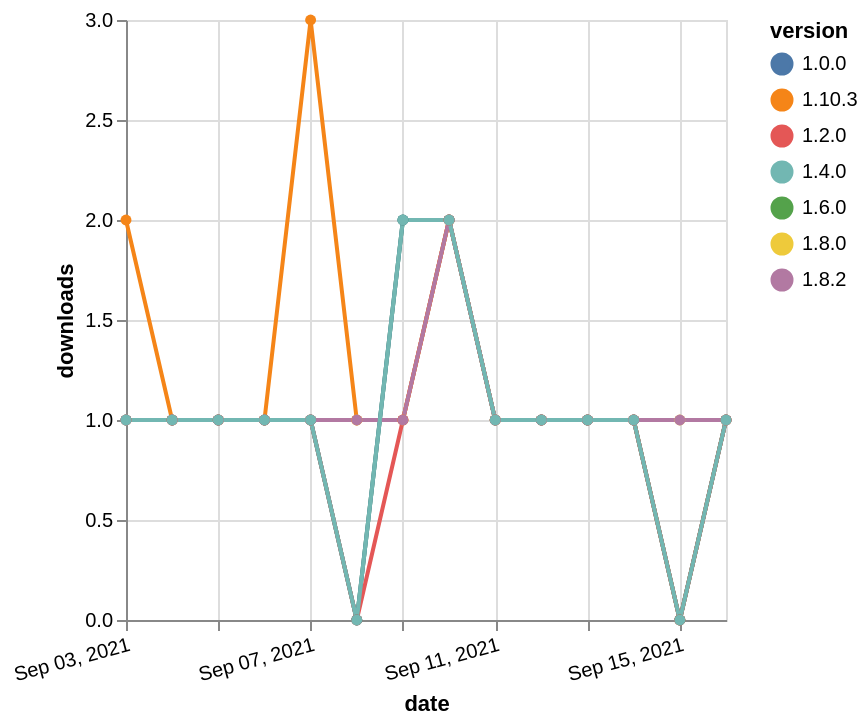

The specification (Vega-Lite) saved for this image:
### Vega-Lite specification from a JSON file in a GitHub repository (floating-point values rounded to 4 significant figures)
{"$schema": "https://vega.github.io/schema/vega-lite/v5.json", "description": "A simple bar chart with embedded data.", "data": {"values": [{"date": "2021-09-03", "total": 167, "delta": 1, "version": "1.6.0"}, {"date": "2021-09-04", "total": 168, "delta": 1, "version": "1.6.0"}, {"date": "2021-09-05", "total": 169, "delta": 1, "version": "1.6.0"}, {"date": "2021-09-06", "total": 170, "delta": 1, "version": "1.6.0"}, {"date": "2021-09-07", "total": 171, "delta": 1, "version": "1.6.0"}, {"date": "2021-09-08", "total": 171, "delta": 0, "version": "1.6.0"}, {"date": "2021-09-09", "total": 173, "delta": 2, "version": "1.6.0"}, {"date": "2021-09-10", "total": 175, "delta": 2, "version": "1.6.0"}, {"date": "2021-09-11", "total": 176, "delta": 1, "version": "1.6.0"}, {"date": "2021-09-12", "total": 177, "delta": 1, "version": "1.6.0"}, {"date": "2021-09-13", "total": 178, "delta": 1, "version": "1.6.0"}, {"date": "2021-09-14", "total": 179, "delta": 1, "version": "1.6.0"}, {"date": "2021-09-15", "total": 179, "delta": 0, "version": "1.6.0"}, {"date": "2021-09-16", "total": 180, "delta": 1, "version": "1.6.0"}, {"date": "2021-09-03", "total": 157, "delta": 1, "version": "1.8.0"}, {"date": "2021-09-04", "total": 158, "delta": 1, "version": "1.8.0"}, {"date": "2021-09-05", "total": 159, "delta": 1, "version": "1.8.0"}, {"date": "2021-09-06", "total": 160, "delta": 1, "version": "1.8.0"}, {"date": "2021-09-07", "total": 161, "delta": 1, "version": "1.8.0"}, {"date": "2021-09-08", "total": 162, "delta": 1, "version": "1.8.0"}, {"date": "2021-09-09", "total": 163, "delta": 1, "version": "1.8.0"}, {"date": "2021-09-10", "total": 165, "delta": 2, "version": "1.8.0"}, {"date": "2021-09-11", "total": 166, "delta": 1, "version": "1.8.0"}, {"date": "2021-09-12", "total": 167, "delta": 1, "version": "1.8.0"}, {"date": "2021-09-13", "total": 168, "delta": 1, "version": "1.8.0"}, {"date": "2021-09-14", "total": 169, "delta": 1, "version": "1.8.0"}, {"date": "2021-09-15", "total": 170, "delta": 1, "version": "1.8.0"}, {"date": "2021-09-16", "total": 171, "delta": 1, "version": "1.8.0"}, {"date": "2021-09-03", "total": 127, "delta": 2, "version": "1.10.3"}, {"date": "2021-09-04", "total": 128, "delta": 1, "version": "1.10.3"}, {"date": "2021-09-05", "total": 129, "delta": 1, "version": "1.10.3"}, {"date": "2021-09-06", "total": 130, "delta": 1, "version": "1.10.3"}, {"date": "2021-09-07", "total": 133, "delta": 3, "version": "1.10.3"}, {"date": "2021-09-08", "total": 134, "delta": 1, "version": "1.10.3"}, {"date": "2021-09-09", "total": 135, "delta": 1, "version": "1.10.3"}, {"date": "2021-09-10", "total": 137, "delta": 2, "version": "1.10.3"}, {"date": "2021-09-11", "total": 138, "delta": 1, "version": "1.10.3"}, {"date": "2021-09-12", "total": 139, "delta": 1, "version": "1.10.3"}, {"date": "2021-09-13", "total": 140, "delta": 1, "version": "1.10.3"}, {"date": "2021-09-14", "total": 141, "delta": 1, "version": "1.10.3"}, {"date": "2021-09-15", "total": 141, "delta": 0, "version": "1.10.3"}, {"date": "2021-09-16", "total": 142, "delta": 1, "version": "1.10.3"}, {"date": "2021-09-03", "total": 258, "delta": 1, "version": "1.0.0"}, {"date": "2021-09-04", "total": 259, "delta": 1, "version": "1.0.0"}, {"date": "2021-09-05", "total": 260, "delta": 1, "version": "1.0.0"}, {"date": "2021-09-06", "total": 261, "delta": 1, "version": "1.0.0"}, {"date": "2021-09-07", "total": 262, "delta": 1, "version": "1.0.0"}, {"date": "2021-09-08", "total": 262, "delta": 0, "version": "1.0.0"}, {"date": "2021-09-09", "total": 264, "delta": 2, "version": "1.0.0"}, {"date": "2021-09-10", "total": 266, "delta": 2, "version": "1.0.0"}, {"date": "2021-09-11", "total": 267, "delta": 1, "version": "1.0.0"}, {"date": "2021-09-12", "total": 268, "delta": 1, "version": "1.0.0"}, {"date": "2021-09-13", "total": 269, "delta": 1, "version": "1.0.0"}, {"date": "2021-09-14", "total": 270, "delta": 1, "version": "1.0.0"}, {"date": "2021-09-15", "total": 270, "delta": 0, "version": "1.0.0"}, {"date": "2021-09-16", "total": 271, "delta": 1, "version": "1.0.0"}, {"date": "2021-09-03", "total": 207, "delta": 1, "version": "1.2.0"}, {"date": "2021-09-04", "total": 208, "delta": 1, "version": "1.2.0"}, {"date": "2021-09-05", "total": 209, "delta": 1, "version": "1.2.0"}, {"date": "2021-09-06", "total": 210, "delta": 1, "version": "1.2.0"}, {"date": "2021-09-07", "total": 211, "delta": 1, "version": "1.2.0"}, {"date": "2021-09-08", "total": 211, "delta": 0, "version": "1.2.0"}, {"date": "2021-09-09", "total": 212, "delta": 1, "version": "1.2.0"}, {"date": "2021-09-10", "total": 214, "delta": 2, "version": "1.2.0"}, {"date": "2021-09-11", "total": 215, "delta": 1, "version": "1.2.0"}, {"date": "2021-09-12", "total": 216, "delta": 1, "version": "1.2.0"}, {"date": "2021-09-13", "total": 217, "delta": 1, "version": "1.2.0"}, {"date": "2021-09-14", "total": 218, "delta": 1, "version": "1.2.0"}, {"date": "2021-09-15", "total": 218, "delta": 0, "version": "1.2.0"}, {"date": "2021-09-16", "total": 219, "delta": 1, "version": "1.2.0"}, {"date": "2021-09-03", "total": 133, "delta": 1, "version": "1.8.2"}, {"date": "2021-09-04", "total": 134, "delta": 1, "version": "1.8.2"}, {"date": "2021-09-05", "total": 135, "delta": 1, "version": "1.8.2"}, {"date": "2021-09-06", "total": 136, "delta": 1, "version": "1.8.2"}, {"date": "2021-09-07", "total": 137, "delta": 1, "version": "1.8.2"}, {"date": "2021-09-08", "total": 138, "delta": 1, "version": "1.8.2"}, {"date": "2021-09-09", "total": 139, "delta": 1, "version": "1.8.2"}, {"date": "2021-09-10", "total": 141, "delta": 2, "version": "1.8.2"}, {"date": "2021-09-11", "total": 142, "delta": 1, "version": "1.8.2"}, {"date": "2021-09-12", "total": 143, "delta": 1, "version": "1.8.2"}, {"date": "2021-09-13", "total": 144, "delta": 1, "version": "1.8.2"}, {"date": "2021-09-14", "total": 145, "delta": 1, "version": "1.8.2"}, {"date": "2021-09-15", "total": 146, "delta": 1, "version": "1.8.2"}, {"date": "2021-09-16", "total": 147, "delta": 1, "version": "1.8.2"}, {"date": "2021-09-03", "total": 211, "delta": 1, "version": "1.4.0"}, {"date": "2021-09-04", "total": 212, "delta": 1, "version": "1.4.0"}, {"date": "2021-09-05", "total": 213, "delta": 1, "version": "1.4.0"}, {"date": "2021-09-06", "total": 214, "delta": 1, "version": "1.4.0"}, {"date": "2021-09-07", "total": 215, "delta": 1, "version": "1.4.0"}, {"date": "2021-09-08", "total": 215, "delta": 0, "version": "1.4.0"}, {"date": "2021-09-09", "total": 217, "delta": 2, "version": "1.4.0"}, {"date": "2021-09-10", "total": 219, "delta": 2, "version": "1.4.0"}, {"date": "2021-09-11", "total": 220, "delta": 1, "version": "1.4.0"}, {"date": "2021-09-12", "total": 221, "delta": 1, "version": "1.4.0"}, {"date": "2021-09-13", "total": 222, "delta": 1, "version": "1.4.0"}, {"date": "2021-09-14", "total": 223, "delta": 1, "version": "1.4.0"}, {"date": "2021-09-15", "total": 223, "delta": 0, "version": "1.4.0"}, {"date": "2021-09-16", "total": 224, "delta": 1, "version": "1.4.0"}]}, "width": "container", "mark": {"type": "line", "point": {"filled": true}}, "encoding": {"x": {"field": "date", "type": "temporal", "timeUnit": "yearmonthdate", "title": "date", "axis": {"labelAngle": -15}}, "y": {"field": "delta", "type": "quantitative", "title": "downloads"}, "color": {"field": "version", "type": "nominal"}, "tooltip": {"field": "delta"}}}
